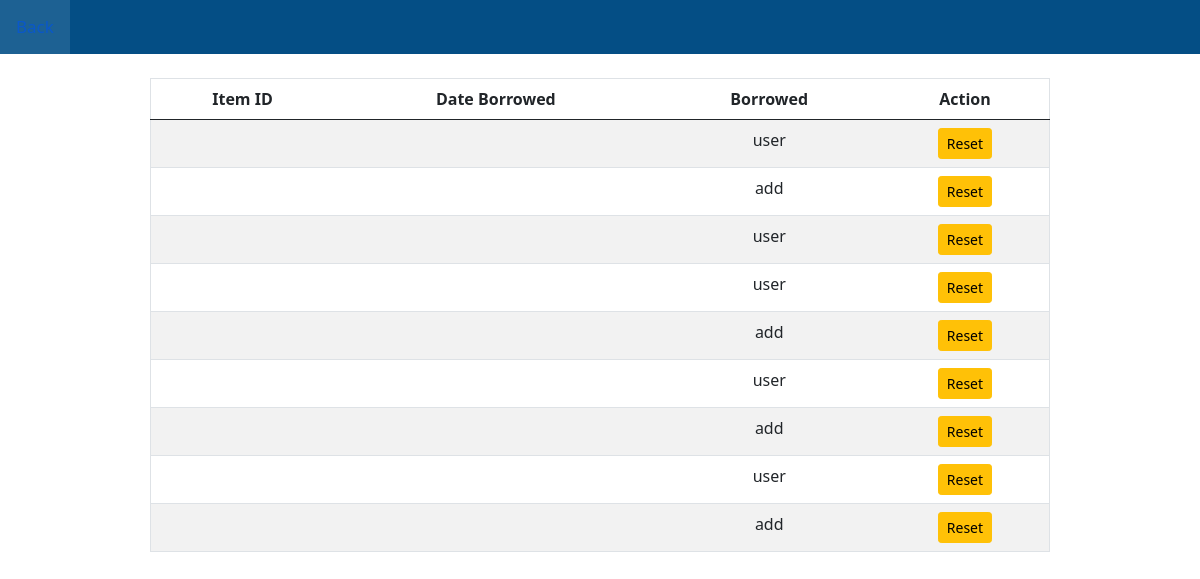
Page /borrowed_list.php on the committed database.
### tables this page shows
CREATE TABLE `borrowed_item` (
  `item_code` int(11) NOT NULL,
  `borrow_date` date NOT NULL,
  `borrower` text NOT NULL,
  `equipment_name` text NOT NULL,
  `useless` int(11) NOT NULL
);

### borrowed_list.php (the view, shortened to what this page needs)
<?php
	include_once("config.php");
	$rs=mysqli_query($mysqli, "select * from  borrowed_item");
?>
<!DOCTYPE html>
<html>
	<head>
	<link href="https://cdn.jsdelivr.net/npm/bootstrap@5.0.2/dist/css/bootstrap.min.css" rel="stylesheet">	</head>
	<body>
		<div class="sidebar">
			<a href="index.php">Back</a>
		</div><br>
		<table class="table table-striped w-75" border="1px" align="center">
		<thead>
			<tr align="center">
				<th><b>Item ID</b></th>
				<th><b>Date Borrowed</b></th>
				<th><b>Borrowed</b></th>
				<th colspan="2"><b>Action</b></th>
			</tr>
			</thead>
			<tbody>
			<?php
				while($res=mysqli_fetch_array($rs))
				{
					echo"<td align='center'>".$res['item-code']."</td>";
					echo"<td align='center'>".$res['borrow-date']."</td>";
					echo"<td align='center'>".$res['borrower']."</td>";
					echo"<td  align='center'><a class='btn btn-sm btn-warning' href=''>Reset</a></td></tr>";
				}
			?>
			</tbody>
		</table>
	</body>
</html>

### borrowed_list.php (style rules this page uses)
body { font-family: Arial, sans-serif; margin: 0; padding: 0; }
.sidebar { width: 100%; background-color: #044e85; overflow: hidden; }
.sidebar a { float: left; display: block; color: white; text-align: center; padding: 14px 16px; text-decoration: none; font-size: 17px; }

### rows in the picture
borrowed_item: borrower "user"
borrowed_item: borrower "add"
borrowed_item: borrower "user"
borrowed_item: borrower "user"
borrowed_item: borrower "add"
borrowed_item: borrower "user"
borrowed_item: borrower "add"
borrowed_item: borrower "user"
borrowed_item: borrower "add"
